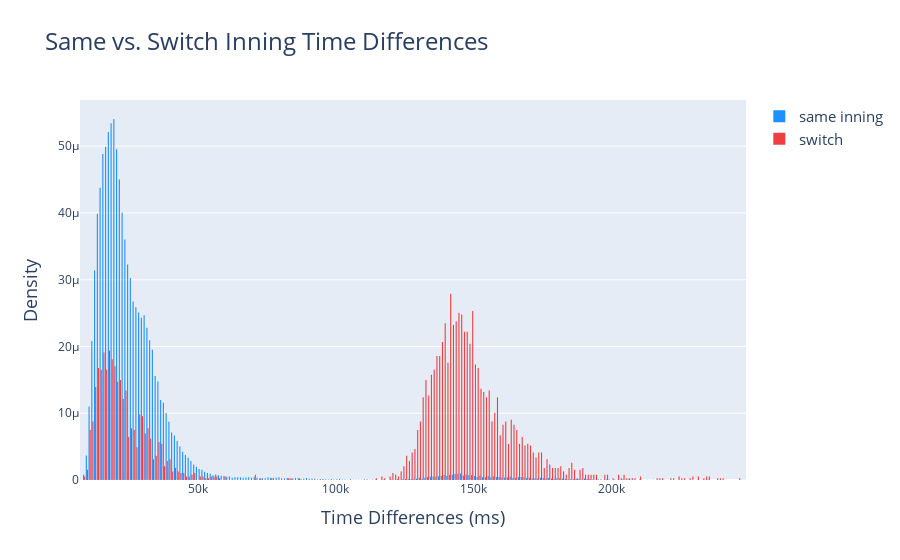

This figure's notebook cell:
### Code cell
fig = go.Figure()
fig.add_trace(go.Histogram(x = timestamp_diffs_same_inning, name = 'same inning', opacity = 1, histnorm='probability density', marker_color = 'dodgerblue'))
fig.add_trace(go.Histogram(x = switch, name = 'switch', opacity = 1, histnorm='probability density', marker_color = dodgerred))
fig.update_traces(xbins = dict(start = 0, end = 250_000, size = 1_000))
fig.update_layout(xaxis_title = 'Time Differences (ms)', yaxis_title = 'Density', title = 'Same vs. Switch Inning Time Differences', xaxis_title_font=dict(size=18),yaxis_title_font=dict(size=18),title_font=dict(size=24),
                  legend=dict(font=dict(size=15)))
fig.show()

### Figure 1 — Plotly figure (JSON) as saved in the notebook; plotly's stock layout.template omitted (floating-point values rounded to 4 significant figures; data arrays with more than 128 entries replaced by an {"elided": "..."} marker saying what was removed)
{"data": [{"histnorm": "probability density", "marker": {"color": "dodgerblue"}, "name": "same inning", "opacity": 1, "type": "histogram", "x": {"elided": "73198 int values"}, "xbins": {"end": 250000, "size": 1000, "start": 0}}, {"histnorm": "probability density", "marker": {"color": "#EF3E42"}, "name": "switch", "opacity": 1, "type": "histogram", "x": {"elided": "3888 int values"}, "xbins": {"end": 250000, "size": 1000, "start": 0}}], "layout": {"legend": {"font": {"size": 15}}, "title": {"font": {"size": 24}, "text": "Same vs. Switch Inning Time Differences"}, "xaxis": {"title": {"font": {"size": 18}, "text": "Time Differences (ms)"}}, "yaxis": {"title": {"font": {"size": 18}, "text": "Density"}}}}
